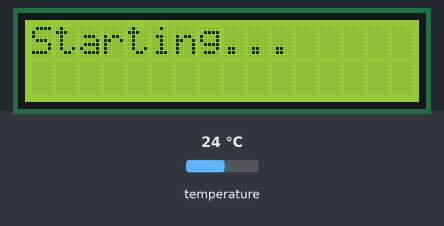
The sketch below on a simulated Arduino Uno, built with avr-gcc and run on an emulated ATmega328P. Shown: 16×2 character LCD. Inputs (shaded band) come from the test bench; at power-on: temperature 24 °C. What the sketch prints to the serial monitor is not drawn.

Above: at 1.2 s.
1.3 s: temperature set to 12 °C
At 11.3 s:
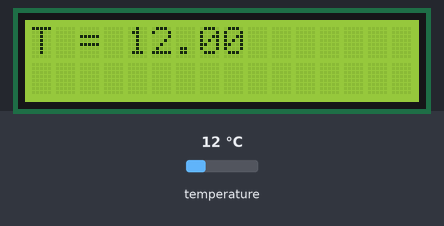
16.3 s: temperature set to 19 °C
At 21.4 s:
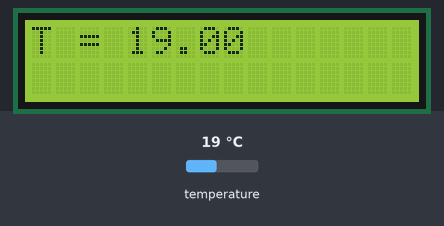
31.3 s: temperature set to 28 °C
At 41.5 s:
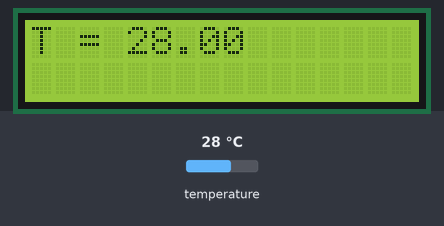
Timing chart, 0 to 43.0 s (numbered marks = the images above; inputs shaded):
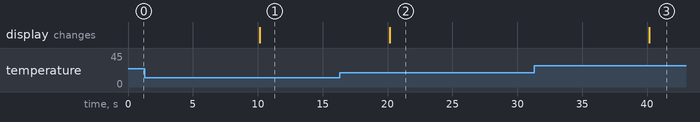

Measured:
- after the input at 1.3 s, the display: changes after 8.9 s (image 1)
- after the input at 16.3 s, the display: changes after 3.9 s (image 2)
- after the input at 31.3 s, the display: changes after 8.9 s (image 3)

The sketch:

TemperatureSensorLP.ino
```cpp
#include <LiquidCrystal_PCF8574.h>

#include <string.h>
#include <stdlib.h>

#include <OneWire.h>
#include <DallasTemperature.h>

#define DS18B20_PIN 7  // DS18B20 pin
#define DS18B20_ID  "TM0005"
#define TEMPERATURE_PRECISION 3
#define INTERVAL 10000
#define POWER_PIN 5

class CThermometer {
  private:
    String info;
    DallasTemperature *sensor;
    OneWire *oneWire;
    DeviceAddress thermometer;
    String m_sensorId;

  public:
    // .ctor
    CThermometer(byte pin, String id) {
      oneWire = new OneWire(pin);
      m_sensorId = id;

      sensor = new DallasTemperature(oneWire);
      sensor->begin();

      if(sensor->getDeviceCount() == 0)
      {
        info = "No temperature sensors found";
        return;
      }

      if (!sensor->getAddress(thermometer, 0))
      {
        info = "Unable to get sensor address";
        return;
      }

      sensor->setResolution(thermometer, TEMPERATURE_PRECISION);

      info = "Thermometer successfully initialized";
    }

    ~CThermometer() {
      if (NULL != oneWire)
        delete oneWire;

      if (NULL != sensor)
        delete sensor;
    }

    float getTemperature() {
       sensor->requestTemperatures();
       //float value = sensor->getTempC(thermometer);
       float value = sensor->getTempCByIndex(0);
       return value;
    }

    String toJsonString() {
      String result = "{\"sensorId\":\"" + m_sensorId + "\", \"val\":\"" + String(getTemperature(), 0) + "\" }";
      return result;
    }

    String getStatusInfo() {
      return info;
    }

};

//CThermometer *thermometer;
long _lastMsg = 0;

LiquidCrystal_PCF8574 lcd(0x27);

void power_on() {
  //pinMode(POWER_PIN, OUTPUT);
  digitalWrite(POWER_PIN, HIGH);
}

void power_off() {
  //pinMode(POWER_PIN, OUTPUT);
  digitalWrite(POWER_PIN, LOW);
}

uint8_t grad[8] = {
  B01110,
  B10001,
  B01110,
  B00000,
  B00000,
  B00000,
  B00000,
};

uint8_t cross[8] = {0x0, 0x0, 0x0, 0x0, 0x0, 0x0, 0x0};
//uint8_t cross[8] = {0x0, 0x1b, 0xe, 0x4, 0xe, 0x1b, 0x0};

void setup() {
  // put your setup code here, to run once:
  Serial.begin(9600);
  Serial.println("Starting...");

  pinMode(POWER_PIN, OUTPUT);
  power_off();
  //thermometer = new CThermometer(DS18B20_PIN, String(DS18B20_ID));

  //Serial.println(thermometer->getStatusInfo());
  lcd.createChar(1, cross);
  lcd.begin(16, 2);
  lcd.setBacklight(1);
  lcd.print("Starting...");
}

void loop() {
  // put your main code here, to run repeatedly:

  long now = millis();
  if (now - _lastMsg > INTERVAL ) {

    Serial.println(millis());
    power_on();
    CThermometer *thermometer = new CThermometer(DS18B20_PIN, String(DS18B20_ID));
    float t = thermometer->getTemperature();
    power_off();
    Serial.println(millis());
    Serial.print("Temperature for the device 1 (index 0) is: ");
    Serial.println(t);

    lcd.home();
    lcd.clear();
    lcd.print("T");//lcd.write((uint8_t)1);
    lcd.print(" = ");
    lcd.print(t);

    delete thermometer;

    _lastMsg = now;
  }
}
```
